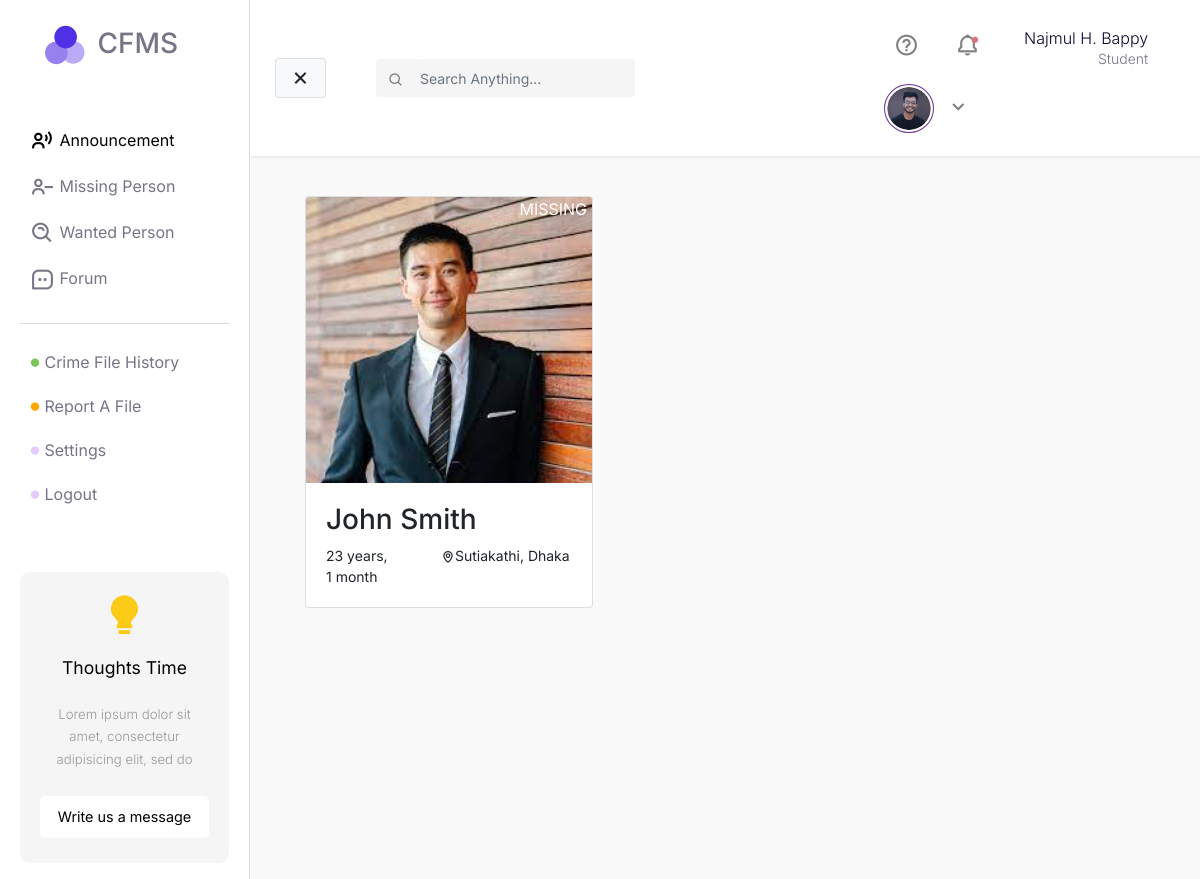
The app's page /missing-person/ (signed in) with its own data.
### core/models.py (models this page shows)
class User(AbstractUser):
    email = models.EmailField(unique=True)
    nid = models.CharField(unique=True, max_length=20)

### missingPerson/models.py (models this page shows)
class MissingPerson(models.Model):
    STATUS_FOUND = "FOUND"
    STATUS_MISSING = "MISSING"
    STATUS_CHOICES = [
        (STATUS_FOUND, 'Found'),
        (STATUS_MISSING, 'Missing'),
    ]
    name = models.CharField(max_length=255)
    street = models.CharField(max_length=255)
    village = models.CharField(max_length=255)
    city = models.CharField(max_length=255, null=False)
    date = models.DateTimeField()
    birthDate = models.DateField(null=True)
    status = models.CharField(choices=STATUS_CHOICES, max_length=7, default=STATUS_MISSING)
    user = models.ForeignKey(settings.AUTH_USER_MODEL, on_delete=models.PROTECT)

### missingPerson/views.py (the view)
# urls.py: path('missing-person/', include('missingPerson.urls')),
def missingPerson(request):
    missingPersons = MissingPerson.objects.all()
    context = {
        "missingPersons": missingPersons,
    }
    return render(request, 'missing-person.html', context)

### templates/missing-person.html (shortened to what this page needs)
{% extends "base.html" %} {% block css %} {% load static %}
<link rel="stylesheet" href="{% static 'css/style.css' %}" />
{% endblock %} {% block main %}
<div id="main-wrapper" class="container missing-page">
  <div class="row">
    {% if missingPersons %}
    <div>
      {% for person in missingPersons %}
      <div class="col-md-3 person">
        <a href="">
          <div class="card" style="width: 18rem">
            <img
              class="card-img-top"
              src="{% static 'files/missing-profile.jpeg' %}"
              alt="Card image cap"
            />
            <div class="status">{{person.status}}</div>
            <div class="card-body">
              <h3 class="card-text">{{ person.name }}</h3>
              <div class="row person-basic-info" style="font-size: 14px">
                <div class="col-5">
                  {% if person.birthdate|timesince|wordcount > 2 %}
                  <span
                    >{{ person.birthDate|timesince|truncatewords:2|slice:":-3"
                    }}
                  </span>
                  {% else %}
                  <span> {{ person.birthDate|timesince}} </span>
                  {% endif %}
                </div>
                <div class="col-7">
                  <i class="bx bx-map"></i>{{person.village}}, {{ person.city }}
                </div>
              </div>
            </div>
          </div>
        </a>
      </div>
    </div>
    {% endfor %} {% else %}
    <div>
      <h2>No person in the list</h2>
    </div>
    {% endif %}
  </div>
  {% endblock %}

### templates/base.html (shortened to what this page needs)
<!DOCTYPE html>
<html lang="en">
  <head>
    {% load static %}
    <link
      href="https://unpkg.com/boxicons@2.1.1/css/boxicons.min.css"
      rel="stylesheet"
    />
    <link
      rel="stylesheet"
      href="https://stackpath.bootstrapcdn.com/bootstrap/4.1.0/css/bootstrap.min.css"
    />
    <link
      rel="stylesheet"
      href="https://cdn.jsdelivr.net/npm/boxicons@latest/css/boxicons.min.css"
    />
    <link
      rel="stylesheet"
      href="https://cdnjs.cloudflare.com/ajax/libs/font-awesome/6.0.0/css/all.min.css"
    />
    <link
      rel="stylesheet"
      href="https://cdn.jsdelivr.net/npm/bootstrap-icons@1.4.1/font/bootstrap-icons.css"
    />
    <link rel="stylesheet" href="{% static 'css/base.css'%}" />
    {% block css %} {% endblock %}
  </head>
  <body>
    <div class="wrapper">
      <nav id="sidebar">
        <div class="sidebar-header">
          <h3>
            <img class="logo" src="{% static 'files/logo.png' %}" alt="" /> CFMS
          </h3>
        </div>
        <ul class="list-unstyled components">
          <li class="active">
            <a href="#"><i class="bx bx-user-voice"></i> Announcement</a>
          </li>
          <li>
            <a href="{% url 'missingPerson' %}"
              ><i class="bx bx-user-minus"></i> Missing Person</a
            >
          </li>
          <li>
            <a href="#"><i class="bx bx-search-alt"></i> Wanted Person</a>
          </li>
          <li>
            <a href="#"><i class="bx bx-message-square-dots"></i> Forum</a>
          </li>
        </ul>
        <ul class="list-unstyled sidebar-second-part">
          <li>
            <a href="{% url 'fileHistoryView' %}"
              ><i class="crime-history bx bxs-circle"></i> Crime File History</a
            >
          </li>
          <li>
            <a href="{% url 'addFileView' %}"
              ><i class="crime-report bx bxs-circle"></i> Report A File</a
            >
          </li>
          <li>
            <a href="#"><i class="crime-forum bx bxs-circle"></i> Settings</a>
          </li>
          <li>
            {% if request.user.is_authenticated %}
            <a href="{% url 'logoutView' %}"
              ><i class="crime-logout bx bxs-circle"></i> Logout</a
            >
            {% else %}
            <a href="{% url 'loginView' %}"
              ><i class="crime-logout bx bxs-circle"></i> Login</a
            >
            {% endif %}
          </li>
        </ul>
        <ul class="list-unstyled CTAs">
          <li>
            <i class="bx bxs-bulb"></i>
          </li>
          <li>
            <p class="title"><strong>Thoughts Time</strong></p>
          </li>
          <li class="text">
            <p>
              Lorem ipsum dolor sit amet, consectetur adipisicing elit, sed do
            </p>
          </li>
          <li>
            <a href="">Write us a message</a>
          </li>
        </ul>
      </nav>
      <div id="content">
        <nav class="navbar navbar-expand-lg navbar-light sticky-top">
          <div class="container-fluid">
            <button type="button" id="sidebarCollapse" class="btn btn-light">
              <i id="menu-collapse-button" class="bx bx-x"></i>
            </button>
            <div class="input-group top-search-form">
              <div class="input-group-prepend">
                <button class="btn btn-outline-light" type="button">
                  <i class="bx bx-search" style="color: gray"></i>
                </button>
              </div>
              <form action="post">
                <input
                  type="text"
                  class="form-control"
                  placeholder="Search Anything..."
                  aria-label=""
                  aria-describedby="basic-addon1"
                />
              </form>
            </div>
            <div class="collapse navbar-collapse" id="navbarSupportedContent">
              <ul class="nav navbar-nav ml-auto">
                <li class="nav-item">
                  <a class="nav-link" href="#"
                    ><i class="bx bx-help-circle"></i
                  ></a>
                </li>
                {% if request.user.is_authenticated %}
                <li class="nav-item">
                  <a class="nav-link before-dot" href="#"
                    ><i class="bx bx-bell"></i
                  ></a>
                </li>
                <li class="nav-item">
                  <a class="nav-link"
                    ><p class="name">
                      {{ request.user.first_name }} {{ request.user.last_name }}
                    </p>
                    <p class="profession">Student</p></a
                  >
                </li>
                {% endif %} {% if request.user.is_authenticated %}
                <div class="dropdown nav-link">
                  <a
                    class="row top-profile-btn"
                    type="button"
                    id="dropdownMenuButton"
                    data-toggle="dropdown"
                    aria-haspopup="true"
                    aria-expanded="false"
                  >
                    <div class="col-md-4">
                      <img src="{% static 'files/profile-pic.png' %}" alt="" />
                    </div>
                    <div class="col-md-2">
                      <i class="bx bx-chevron-down"></i>
                    </div>
                  </a>
                </div>
                {% else %}
                <a href="{% url 'loginView' %}" class="btn btn-secondary"
                  >Login</a
                >
                {% endif %}
              </ul>
            </div>
          </div>
        </nav>
        <div class="main-body">
          <div class="body-content">{% block main %} {% endblock %}</div>
        </div>
      </div>
    </div>
  </body>
</html>

### static/css/base.css (style rules this page uses)
body { font-family: "Inter", sans-serif; background-color: #fff; }
i { vertical-align: middle; }
p { font-family: "Inter", sans-serif; font-size: 1.1em; font-weight: 300; line-height: 1.7em; color: #999; }
a, a:hover, a:focus { color: inherit; text-decoration: none; transition: all 0.3s; }
.navbar { padding: 15px 10px; background: #fff; border: none; border-radius: 0; box-shadow: 1px 1px 3px rgba(0, 0, 0, 0.1); }
.navbar-nav { align-items: center; }
.nav-link i { font-size: 25px; margin: 5px; padding: 5px; }
.before-dot { position: relative; }
.before-dot::before { content: "•"; color: #d8727d; text-shadow: #d8727d 0 0 2px; position: absolute; font-size: 18px; top: 10px; right: 18px; }
.top-profile-btn { cursor: pointer; }
.nav-link .name { margin: 0; margin-left: 18px; font-size: 16px; text-align: right; color: #0d062d; }
.nav-link .profession { margin: 0; line-height: 1; text-align: right; font-size: 14px; color: #787486; }
a.top-profile-btn { max-width: 400px; }
a.top-profile-btn img { max-width: 50px; border-radius: 50%; border: 1px solid rebeccapurple; padding: 2px; }
.top-search-form { max-width: 500px; margin-left: 50px; }
.top-search-form input { border: none; background-color: #f5f5f5; font-size: 14px; color: #787486; padding: 10px 5px; }
.top-search-form button { font-size: 16px; background-color: #f5f5f5; cursor: default !important; border: none; }
.wrapper { display: flex; width: 100%; align-items: stretch; }
#sidebar { min-width: 250px; max-width: 250px; background: #fff; color: #787486; transition: all 0.3s; padding: 0 20px; border-right: 1px solid #dbdbdb; }
#sidebar .sidebar-header { padding: 20px; background: #fff; }
#sidebar .sidebar-header .logo { max-width: 50px; }
#sidebar ul.components { padding: 20px 0; border-bottom: 1px solid #dbdbdb; }
#sidebar ul p { padding: 10px; }
#sidebar ul li a { padding: 10px; font-size: 16px; display: block; }
#sidebarCollapse { border-color: rgba(0, 0, 0, 0.1); }
#sidebarCollapse i { font-size: 25px; }
#sidebar ul li.active > a, a[aria-expanded="true"] { color: #000; }
ul li i { font-size: 25px; }
.sidebar-second-part li i { font-size: 10px; }
.sidebar-second-part li i.crime-history { color: #7ac555; }
.sidebar-second-part li i.crime-report { color: #ffa500; }
.sidebar-second-part li i.crime-forum { color: #e4ccfd; }
.sidebar-second-part li i.crime-logout { color: #e4ccfd; }
ul.CTAs { padding: 20px; margin-top: 7vh; border-radius: 10px; }
ul.CTAs a { text-align: center; font-size: 0.9em !important; display: block; border-radius: 5px; margin-bottom: 5px; background-color: #fff; color: #000000; font-size: 14px; }
ul.CTAs .title { text-align: center; color: #000; padding: 0; margin: 0; }
ul.CTAs .text { font-size: 12px; color: #000; text-align: center; }
ul.CTAs i { text-align: center; font-size: 2.9em !important; display: block; border-radius: 5px; margin-bottom: 5px; color: #fbcb18; }
ul.CTAs { background-color: #f5f5f5; }
#content { width: 100%; min-height: 100vh; transition: all 0.3s; background-color: #f9f9f9; }
.main-body .body-content { padding: 40px 40px; }

### static/css/style.css (style rules this page uses)
.main-body { background-color: #f9f9f9; }
.missing-page .person img { position: relative; }
.missing-page .person .status { position: absolute; top: 0; right: 0; color: #fff; padding: 0 5px; }

### records on screen
User: user.first_name "Najmul H.", user.last_name "Bappy"
MissingPerson: status "MISSING", name "John Smith", birthDate "23 years, 1 month", village "Sutiakathi", city "Dhaka"
